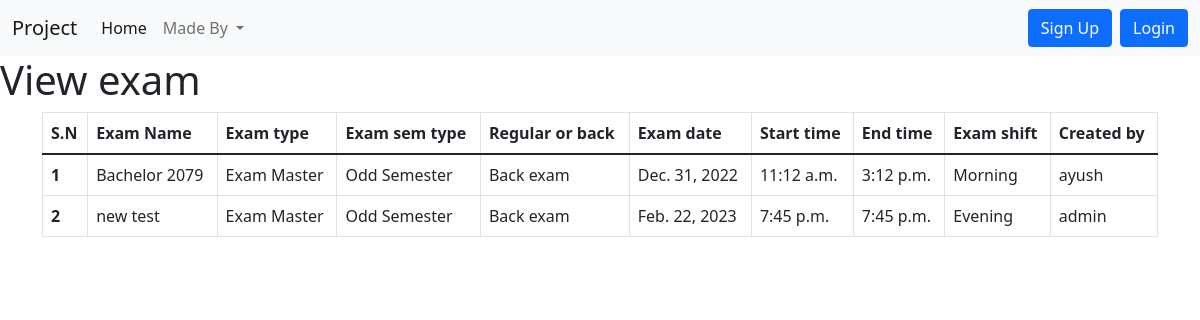
Before: / with the older database file.
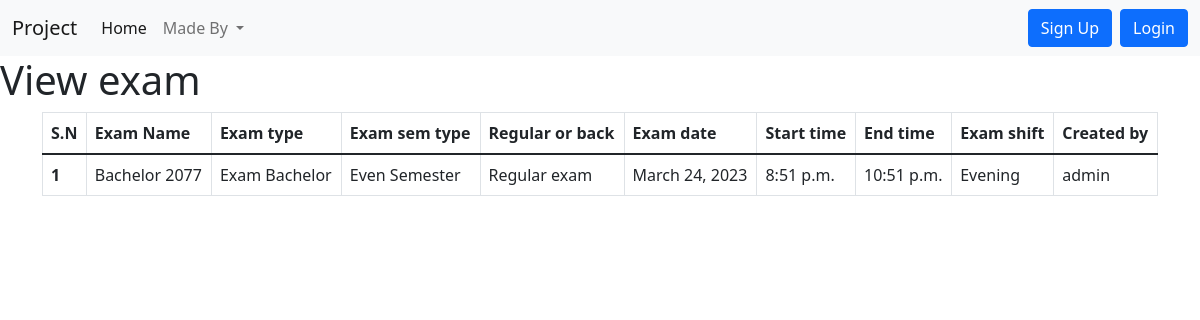
After: the same page with the newer database file.
### home/models.py (models this page shows, shortened)
class Addexam(models.Model):
    profile = models.ForeignKey(Profile,blank=True,null=True, on_delete=models.CASCADE)
    examname=models.CharField(max_length=122)
    examtype=models.CharField(max_length=122)
    examsemtype=models.CharField(max_length=122,blank=True,null=True)
    regularback=models.CharField(max_length=122,blank=True,null=True)
    examdate=models.CharField(max_length=122)
    newexamdate=models.DateField(max_length=122,blank=True, null=True)
    examtime=models.CharField(max_length=122)
    newexamtime=models.TimeField(max_length=122,blank=True, null=True)
    examtime_end=models.CharField(max_length=122,blank=True, null=True)
    newexamtime_end=models.TimeField(max_length=122,blank=True, null=True)
    examshift=models.CharField(max_length=122,blank=True, null=True)
    examdesc=models.TextField()
    examaddbuilding=models.ManyToManyField(Addbuilding,blank=True)
    newaddexamcentre = models.ManyToManyField(Addexamcentre,blank=True)

class Profile(models.Model):
    user = models.OneToOneField(User,null=True,blank=True, on_delete=models.CASCADE)
    file_user = models.FileField( upload_to='profile/uploaded_files/',null=True,blank=True, max_length=100)
    file_generated = models.FileField( upload_to='profile/generated_files/',null=True,blank=True, max_length=100)
    def __str__(self):
        return self.user.username

### home/views.py (the view)
# urls.py: path("",views.viewexam,name='viewexam'),
def viewexam(request):
    addexam_data = Addexam.objects.all()
    exam_data = {
        "addexam_data": addexam_data,
    }
    return render(request, "viewexam.html", exam_data)

### templates/viewexam.html (shortened to what this page needs)
{% extends 'base.html' %}
{% block viewexamcontent %}
<h1>View exam</h1>
<div class="container ">
    <table class="table table-hover table-bordered ">
        <thead>
            <tr>
                <th scope="col">S.N</th>
                <th scope="col">Exam Name</th>
                <th scope="col">Exam type</th>
                <th scope="col">Exam sem type</th>
                <th scope="col">Regular or back</th>
                <th scope="col">Exam date</th>
                <th scope="col">Start time</th>
                <th scope="col">End time</th>
                <th scope="col">Exam shift</th>
                <th scope="col">Created by</th>
            </tr>
        </thead>
        <tbody>
            {% for n in addexam_data %}
            <tr >
                <th>{{forloop.counter}}</th>
                <td>{{n.examname}}</td>
                <td>{{n.examtype}}</td>
                <td>{{n.examsemtype}}</td>
                <td>{{n.regularback}}</td>
                <td>{{n.newexamdate}}</td>
                <td>{{n.newexamtime}}</td>
                <td>{{n.newexamtime_end}}</td>
                <td>{{n.examshift}}</td>
                <td>{{n.profile}}</td>
            </tr>
            {% endfor %}
        </tbody>
    </table>
</div>
{% endblock viewexamcontent %}

### templates/base.html (shortened to what this page needs)
<!doctype html>
<html lang="en">
<head>
  <link href="/static/bootstrap.min.css" rel="stylesheet">
</head>
<body>
  <nav class="navbar navbar-expand-lg navbar-light bg-light">
    <div class="container-fluid">
      <a class="navbar-brand" href="/">Project</a>
      <div class="collapse navbar-collapse" id="navbarSupportedContent">
        <ul class="navbar-nav me-auto mb-2 mb-lg-0">
          <li class="nav-item">
            <a class="nav-link active" aria-current="page" href="/">Home</a>
          </li>
          {% if user.is_authenticated %}
          <li class="nav-item">
            <a class="nav-link" href="/dbms">DBMS</a>
          </li>
          <li class="nav-item">
            <a class="nav-link" href="/newapp">Add invigilator</a>
          </li>
          <li class="nav-item">
            <a class="nav-link" href="/viewtable">View invigilator</a>
          </li>
          <li class="nav-item">
            <a class="nav-link" href="/addexam">Add exam</a>
          </li>
          <li class="nav-item">
            <a class="nav-link" href="/viewexam">View exam</a>
          </li>
          <li class="nav-item">
            <a class="nav-link" href="/addexamcentre">Add exam centre</a>
          </li>
          <li class="nav-item">
            <a class="nav-link" href="/addbuilding">Add building</a>
          </li>
          <li class="nav-item">
            <a class="nav-link" href="/addroom">Add room</a>
          </li>
          <!-- <li class="nav-item">
            <a class="nav-link" href="/testsite">Test site</a>
          </li> -->
          {% else %}
          <li class="nav-item dropdown">
            <a class="nav-link dropdown-toggle" href="#" id="madeby" role="button" data-bs-toggle="dropdown"
              aria-expanded="false">
              Made By
            </a>
          </li>
          {% endif %}
        </ul>
        <div class="d-flex">
          {% if user.is_authenticated %}
          <ul class="navbar-nav me-auto mb-2 mb-lg-0">
            <li class="nav-item dropdown">
              <a class="nav-link dropdown-toggle" id="navbarDropdown" role="button" data-bs-toggle="dropdown"
                aria-expanded="false">
                Welcome {{request.user}}
              </a>
              <ul class="dropdown-menu" aria-labelledby="navbarDropdown">
                <li><a class="dropdown-item" href="/logout">Logout</a></li>
              </ul>
            </li>
          </ul>
          {% else %}
          <button type="button" class="btn btn-primary mx-2" data-bs-toggle="modal" data-bs-target="#signupModal">
            Sign Up
          </button>
          <button type="button" class="btn btn-primary " data-bs-toggle="modal" data-bs-target="#loginModal">
            Login
          </button>
          {% endif %}
        </div>
      </div>
    </div>
  </nav>
  {% block viewexamcontent %}{% endblock viewexamcontent %}
</body>
</html>

Changed rows visible on the page:
removed Addexam: examname "Bachelor 2079", examtype "Exam Master", examsemtype "Odd Semester", regularback "Back exam", newexamdate "Dec. 31, 2022", newexamtime "11:12 a.m.", newexamtime_end "3:12 p.m.", examshift "Morning", profile "ayush"
removed Addexam: examname "new test", examtype "Exam Master", examsemtype "Odd Semester", regularback "Back exam", newexamdate "Feb. 22, 2023", newexamtime "7:45 p.m.", newexamtime_end "7:45 p.m.", examshift "Evening", profile "admin"
added Addexam: examname "Bachelor 2077", examtype "Exam Bachelor", examsemtype "Even Semester", regularback "Regular exam", newexamdate "March 24, 2023", newexamtime "8:51 p.m.", newexamtime_end "10:51 p.m.", examshift "Evening", profile "admin"
